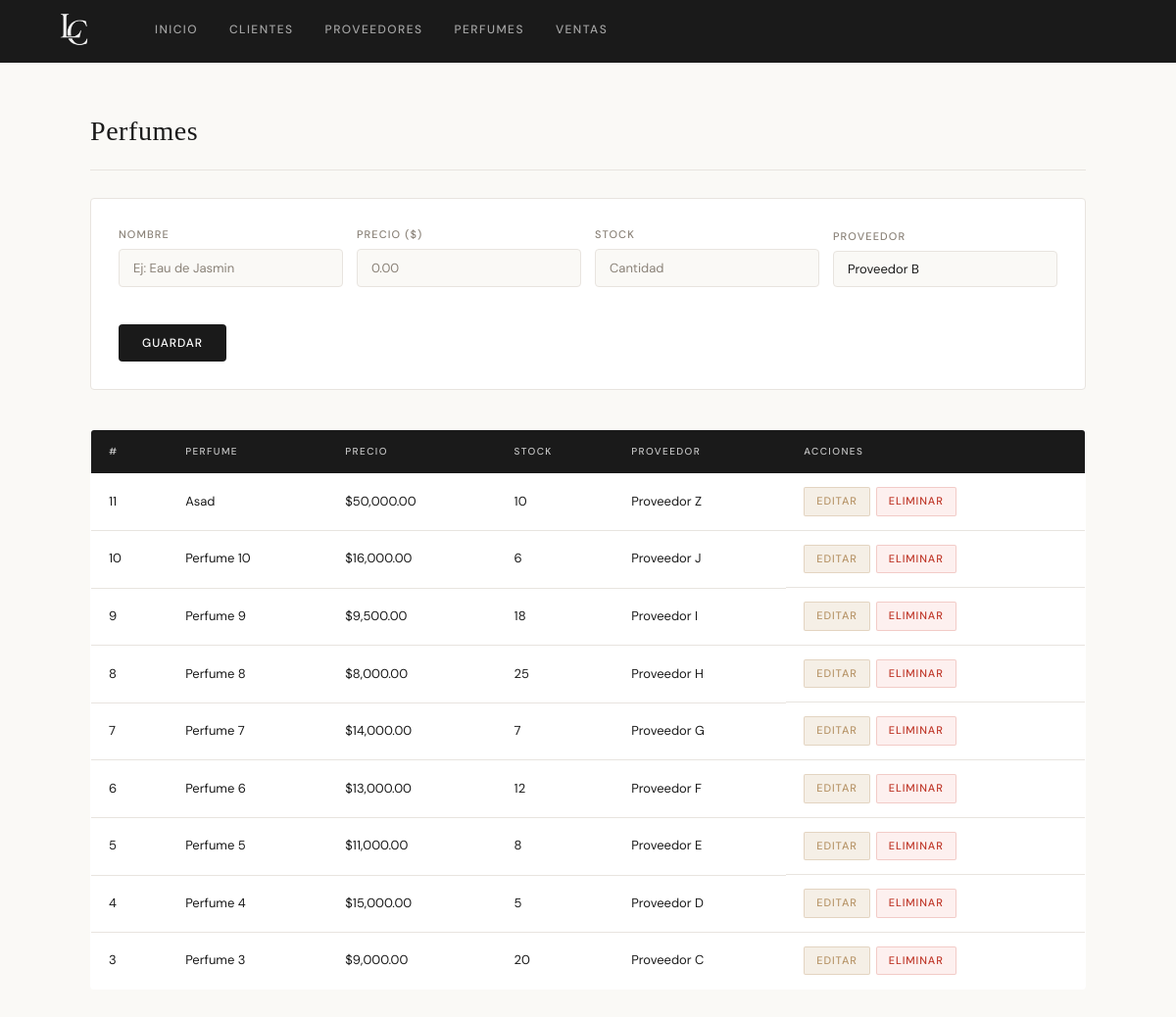
The app's page /perfumes.php with its own data.
### tables this page shows
CREATE TABLE `perfumes` (
  `id_perfume` int(11) NOT NULL,
  `nombre_perfume` varchar(100) DEFAULT NULL,
  `precio` decimal(10,2) DEFAULT NULL,
  `stock` int(11) DEFAULT NULL,
  `id_proveedor` int(11) DEFAULT NULL
);

CREATE TABLE `proveedores` (
  `id_proveedor` int(11) NOT NULL,
  `nombre_proveedor` varchar(100) DEFAULT NULL,
  `email` varchar(100) DEFAULT NULL,
  `direccion` varchar(150) DEFAULT NULL
);

### perfumes.php (the view, shortened to what this page needs)
<?php include("conexion.php"); include("menu.php"); ?>
<h2>Perfumes</h2>
<form method="POST">
    <div>
        <label>Nombre</label>
        <input type="text" name="nombre_perfume" placeholder="Ej: Eau de Jasmin" required>
    </div>
    <div>
        <label>Precio ($)</label>
        <input type="number" step="0.01" name="precio" placeholder="0.00" required>
    </div>
    <div>
        <label>Stock</label>
        <input type="number" name="stock" placeholder="Cantidad" required>
    </div>
    <div>
        <label>Proveedor</label>
        <select name="id_proveedor">
        <?php
        $res = $conexion->query("SELECT * FROM proveedores");
        while ($p = $res->fetch_assoc()):
        ?>
            <option value="<?= $p['id_proveedor'] ?>"><?= htmlspecialchars($p['nombre_proveedor']) ?></option>
        <?php endwhile; ?>
        </select>
    </div>
    <div>
        <label>&nbsp;</label>
        <button type="submit">Guardar</button>
    </div>
</form>
<table>
    <thead>
        <tr>
            <th>#</th>
            <th>Perfume</th>
            <th>Precio</th>
            <th>Stock</th>
            <th>Proveedor</th>
            <th>Acciones</th>
        </tr>
    </thead>
    <tbody>
    <?php
    $res = $conexion->query("SELECT p.*, pr.nombre_proveedor FROM perfumes p
        LEFT JOIN proveedores pr ON p.id_proveedor = pr.id_proveedor
        ORDER BY p.id_perfume DESC");
    while ($p = $res->fetch_assoc()):
    ?>
    <tr>
        <td><?= $p['id_perfume'] ?></td>
        <td><?= htmlspecialchars($p['nombre_perfume']) ?></td>
        <td>$<?= number_format($p['precio'], 2) ?></td>
        <td><?= $p['stock'] ?></td>
        <td><?= htmlspecialchars($p['nombre_proveedor'] ?? '—') ?></td>
        <td style="display:flex;gap:6px;">
            <a class="btn btn-editar" href="editar_perfume.php?id=<?= $p['id_perfume'] ?>">Editar</a>
            <a class="btn btn-eliminar" href="eliminar_perfume.php?id=<?= $p['id_perfume'] ?>"
               onclick="return confirm('¿Eliminar este perfume?')">Eliminar</a>
        </td>
    </tr>
    <?php endwhile; ?>
    </tbody>
</table>
</div></body></html>

### estilos.css (style rules this page uses)
:root { --bg: #FAF9F6; --surface: #FFFFFF; --border: #E8E4DF; --text: #1A1A1A; --text-muted: #8A8278; --accent: #B8966A; --accent-light: #F5EFE6; --danger: #C0392B; --radius: 4px; }
* { box-sizing: border-box; margin: 0; padding: 0; }
body { font-family: 'DM Sans', sans-serif; background: var(--bg); color: var(--text); font-size: 14px; line-height: 1.6; min-height: 100vh; }
h2 { font-family: 'Cormorant Garamond', serif; font-size: 28px; font-weight: 400; letter-spacing: 0.02em; margin-bottom: 28px; padding-bottom: 16px; border-bottom: 1px solid var(--border); color: var(--text); }
form { background: var(--surface); border: 1px solid var(--border); padding: 28px; border-radius: var(--radius); margin-bottom: 40px; display: grid; grid-template-columns: repeat(auto-fit, minmax(200px, 1fr)); gap: 14px; align-items: end; }
form label { display: block; font-size: 11px; letter-spacing: 0.1em; text-transform: uppercase; color: var(--text-muted); margin-bottom: 6px; font-weight: 500; }
input, select { width: 100%; padding: 10px 14px; border: 1px solid var(--border); border-radius: var(--radius); background: var(--bg); color: var(--text); font-family: 'DM Sans', sans-serif; font-size: 13px; transition: border-color 0.2s, box-shadow 0.2s; appearance: none; }
input::placeholder { color: var(--text-muted); }
button, .btn-primary { background: var(--text); color: white; border: none; padding: 11px 24px; border-radius: var(--radius); cursor: pointer; font-family: 'DM Sans', sans-serif; font-size: 12px; letter-spacing: 0.08em; text-transform: uppercase; font-weight: 500; transition: background 0.2s, transform 0.1s; white-space: nowrap; }
table { width: 100%; border-collapse: collapse; background: var(--surface); border: 1px solid var(--border); border-radius: var(--radius); overflow: hidden; }
thead tr { background: var(--text); }
th { padding: 14px 18px; text-align: left; color: rgba(255,255,255,0.75); font-size: 10px; letter-spacing: 0.14em; text-transform: uppercase; font-weight: 500; }
td { padding: 14px 18px; border-bottom: 1px solid var(--border); color: var(--text); font-size: 13px; }
tr:last-child td { border-bottom: none; }
a.btn { display: inline-block; padding: 5px 12px; border-radius: 2px; text-decoration: none; font-size: 11px; letter-spacing: 0.08em; text-transform: uppercase; font-weight: 500; transition: opacity 0.2s, transform 0.1s; }
.btn-editar { background: var(--accent-light); color: var(--accent); border: 1px solid rgba(184,150,106,0.3); }
.btn-eliminar { background: #FDF0EF; color: var(--danger); border: 1px solid rgba(192,57,43,0.2); }

### records on screen
perfumes: id_perfume "11", nombre_perfume "Asad", precio "50,000.00", stock "10", id_proveedor.nombre_proveedor "Proveedor Z"
perfumes: id_perfume "10", nombre_perfume "Perfume 10", precio "16,000.00", stock "6", id_proveedor.nombre_proveedor "Proveedor J"
perfumes: id_perfume "9", nombre_perfume "Perfume 9", precio "9,500.00", stock "18", id_proveedor.nombre_proveedor "Proveedor I"
perfumes: id_perfume "8", nombre_perfume "Perfume 8", precio "8,000.00", stock "25", id_proveedor.nombre_proveedor "Proveedor H"
perfumes: id_perfume "7", nombre_perfume "Perfume 7", precio "14,000.00", stock "7", id_proveedor.nombre_proveedor "Proveedor G"
perfumes: id_perfume "6", nombre_perfume "Perfume 6", precio "13,000.00", stock "12", id_proveedor.nombre_proveedor "Proveedor F"
perfumes: id_perfume "5", nombre_perfume "Perfume 5", precio "11,000.00", stock "8", id_proveedor.nombre_proveedor "Proveedor E"
perfumes: id_perfume "4", nombre_perfume "Perfume 4", precio "15,000.00", stock "5", id_proveedor.nombre_proveedor "Proveedor D"
perfumes: id_perfume "3", nombre_perfume "Perfume 3", precio "9,000.00", stock "20", id_proveedor.nombre_proveedor "Proveedor C"

### other values on screen
form field id_proveedor "Proveedor B"
